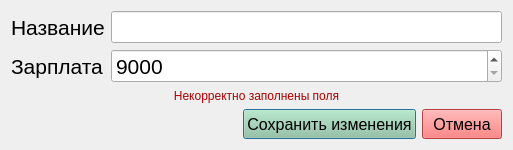
<?xml version="1.0" encoding="UTF-8"?>
<ui version="4.0">
 <class>PositionInfoDialog</class>
 <widget class="QDialog" name="PositionInfoDialog">
  <property name="geometry">
   <rect>
    <x>0</x>
    <y>0</y>
    <width>513</width>
    <height>150</height>
   </rect>
  </property>
  <property name="windowTitle">
   <string>Dialog</string>
  </property>
  <layout class="QGridLayout" name="gridLayout">
   <item row="2" column="1">
    <widget class="QSpinBox" name="salary_spinBox">
     <property name="minimumSize">
      <size>
       <width>0</width>
       <height>30</height>
      </size>
     </property>
     <property name="font">
      <font>
       <pointsize>16</pointsize>
      </font>
     </property>
     <property name="minimum">
      <number>9000</number>
     </property>
     <property name="maximum">
      <number>1000000000</number>
     </property>
    </widget>
   </item>
   <item row="0" column="0">
    <widget class="QLabel" name="title_label">
     <property name="minimumSize">
      <size>
       <width>0</width>
       <height>30</height>
      </size>
     </property>
     <property name="font">
      <font>
       <pointsize>16</pointsize>
      </font>
     </property>
     <property name="text">
      <string>Название</string>
     </property>
    </widget>
   </item>
   <item row="2" column="0">
    <widget class="QLabel" name="salary_label">
     <property name="minimumSize">
      <size>
       <width>0</width>
       <height>30</height>
      </size>
     </property>
     <property name="font">
      <font>
       <pointsize>16</pointsize>
      </font>
     </property>
     <property name="text">
      <string>Зарплата</string>
     </property>
    </widget>
   </item>
   <item row="0" column="1">
    <widget class="QLineEdit" name="title_lineEdit">
     <property name="minimumSize">
      <size>
       <width>0</width>
       <height>30</height>
      </size>
     </property>
     <property name="font">
      <font>
       <pointsize>16</pointsize>
      </font>
     </property>
    </widget>
   </item>
   <item row="4" column="0" colspan="2">
    <layout class="QHBoxLayout" name="horizontalLayout">
     <item>
      <spacer name="horizontalSpacer">
       <property name="orientation">
        <enum>Qt::Horizontal</enum>
       </property>
       <property name="sizeHint" stdset="0">
        <size>
         <width>40</width>
         <height>20</height>
        </size>
       </property>
      </spacer>
     </item>
     <item>
      <widget class="QPushButton" name="save_pushButton">
       <property name="minimumSize">
        <size>
         <width>0</width>
         <height>30</height>
        </size>
       </property>
       <property name="palette">
        <palette>
         <active>
          <colorrole role="WindowText">
           <brush brushstyle="SolidPattern">
            <color alpha="255">
             <red>0</red>
             <green>0</green>
             <blue>0</blue>
            </color>
           </brush>
          </colorrole>
          <colorrole role="Button">
           <brush brushstyle="SolidPattern">
            <color alpha="255">
             <red>153</red>
             <green>201</green>
             <blue>158</blue>
            </color>
           </brush>
          </colorrole>
          <colorrole role="Light">
           <brush brushstyle="SolidPattern">
            <color alpha="255">
             <red>241</red>
             <green>255</green>
             <blue>243</blue>
            </color>
           </brush>
          </colorrole>
          <colorrole role="Midlight">
           <brush brushstyle="SolidPattern">
            <color alpha="255">
             <red>197</red>
             <green>228</green>
             <blue>200</blue>
            </color>
           </brush>
          </colorrole>
          <colorrole role="Dark">
           <brush brushstyle="SolidPattern">
            <color alpha="255">
             <red>76</red>
             <green>100</green>
             <blue>79</blue>
            </color>
           </brush>
          </colorrole>
          <colorrole role="Mid">
           <brush brushstyle="SolidPattern">
            <color alpha="255">
             <red>102</red>
             <green>134</green>
             <blue>105</blue>
            </color>
           </brush>
          </colorrole>
          <colorrole role="Text">
           <brush brushstyle="SolidPattern">
            <color alpha="255">
             <red>0</red>
             <green>0</green>
             <blue>0</blue>
            </color>
           </brush>
          </colorrole>
          <colorrole role="BrightText">
           <brush brushstyle="SolidPattern">
            <color alpha="255">
             <red>255</red>
             <green>255</green>
             <blue>255</blue>
            </color>
           </brush>
          </colorrole>
          <colorrole role="ButtonText">
           <brush brushstyle="SolidPattern">
            <color alpha="255">
             <red>0</red>
             <green>0</green>
             <blue>0</blue>
            </color>
           </brush>
          </colorrole>
          <colorrole role="Base">
           <brush brushstyle="SolidPattern">
            <color alpha="255">
             <red>255</red>
             <green>255</green>
             <blue>255</blue>
            </color>
           </brush>
          </colorrole>
          <colorrole role="Window">
           <brush brushstyle="SolidPattern">
            <color alpha="255">
             <red>153</red>
             <green>201</green>
             <blue>158</blue>
            </color>
           </brush>
          </colorrole>
          <colorrole role="Shadow">
           <brush brushstyle="SolidPattern">
            <color alpha="255">
             <red>0</red>
             <green>0</green>
             <blue>0</blue>
            </color>
           </brush>
          </colorrole>
          <colorrole role="AlternateBase">
           <brush brushstyle="SolidPattern">
            <color alpha="255">
             <red>204</red>
             <green>228</green>
             <blue>206</blue>
            </color>
           </brush>
          </colorrole>
          <colorrole role="ToolTipBase">
           <brush brushstyle="SolidPattern">
            <color alpha="255">
             <red>255</red>
             <green>255</green>
             <blue>220</blue>
            </color>
           </brush>
          </colorrole>
          <colorrole role="ToolTipText">
           <brush brushstyle="SolidPattern">
            <color alpha="255">
             <red>0</red>
             <green>0</green>
             <blue>0</blue>
            </color>
           </brush>
          </colorrole>
          <colorrole role="PlaceholderText">
           <brush brushstyle="SolidPattern">
            <color alpha="128">
             <red>0</red>
             <green>0</green>
             <blue>0</blue>
            </color>
           </brush>
          </colorrole>
         </active>
         <inactive>
          <colorrole role="WindowText">
           <brush brushstyle="SolidPattern">
            <color alpha="255">
             <red>0</red>
             <green>0</green>
             <blue>0</blue>
            </color>
           </brush>
          </colorrole>
          <colorrole role="Button">
           <brush brushstyle="SolidPattern">
            <color alpha="255">
             <red>153</red>
             <green>201</green>
             <blue>158</blue>
            </color>
           </brush>
          </colorrole>
          <colorrole role="Light">
           <brush brushstyle="SolidPattern">
            <color alpha="255">
             <red>241</red>
             <green>255</green>
             <blue>243</blue>
            </color>
           </brush>
          </colorrole>
          <colorrole role="Midlight">
           <brush brushstyle="SolidPattern">
            <color alpha="255">
             <red>197</red>
             <green>228</green>
             <blue>200</blue>
            </color>
           </brush>
          </colorrole>
          <colorrole role="Dark">
           <brush brushstyle="SolidPattern">
            <color alpha="255">
             <red>76</red>
             <green>100</green>
             <blue>79</blue>
            </color>
           </brush>
          </colorrole>
          <colorrole role="Mid">
           <brush brushstyle="SolidPattern">
            <color alpha="255">
             <red>102</red>
             <green>134</green>
             <blue>105</blue>
            </color>
           </brush>
          </colorrole>
          <colorrole role="Text">
           <brush brushstyle="SolidPattern">
            <color alpha="255">
             <red>0</red>
             <green>0</green>
             <blue>0</blue>
            </color>
           </brush>
          </colorrole>
          <colorrole role="BrightText">
           <brush brushstyle="SolidPattern">
            <color alpha="255">
             <red>255</red>
             <green>255</green>
             <blue>255</blue>
            </color>
           </brush>
          </colorrole>
          <colorrole role="ButtonText">
           <brush brushstyle="SolidPattern">
            <color alpha="255">
             <red>0</red>
             <green>0</green>
             <blue>0</blue>
            </color>
           </brush>
          </colorrole>
          <colorrole role="Base">
           <brush brushstyle="SolidPattern">
            <color alpha="255">
             <red>255</red>
             <green>255</green>
             <blue>255</blue>
            </color>
           </brush>
          </colorrole>
          <colorrole role="Window">
           <brush brushstyle="SolidPattern">
            <color alpha="255">
             <red>153</red>
             <green>201</green>
             <blue>158</blue>
            </color>
           </brush>
          </colorrole>
          <colorrole role="Shadow">
           <brush brushstyle="SolidPattern">
            <color alpha="255">
             <red>0</red>
             <green>0</green>
             <blue>0</blue>
            </color>
           </brush>
          </colorrole>
          <colorrole role="AlternateBase">
           <brush brushstyle="SolidPattern">
            <color alpha="255">
             <red>204</red>
             <green>228</green>
             <blue>206</blue>
            </color>
           </brush>
          </colorrole>
          <colorrole role="ToolTipBase">
           <brush brushstyle="SolidPattern">
            <color alpha="255">
             <red>255</red>
             <green>255</green>
             <blue>220</blue>
            </color>
           </brush>
          </colorrole>
          <colorrole role="ToolTipText">
           <brush brushstyle="SolidPattern">
            <color alpha="255">
             <red>0</red>
             <green>0</green>
             <blue>0</blue>
            </color>
           </brush>
          </colorrole>
          <colorrole role="PlaceholderText">
           <brush brushstyle="SolidPattern">
            <color alpha="128">
             <red>0</red>
             <green>0</green>
             <blue>0</blue>
            </color>
           </brush>
          </colorrole>
         </inactive>
         <disabled>
          <colorrole role="WindowText">
           <brush brushstyle="SolidPattern">
            <color alpha="255">
             <red>76</red>
             <green>100</green>
             <blue>79</blue>
            </color>
           </brush>
          </colorrole>
          <colorrole role="Button">
           <brush brushstyle="SolidPattern">
            <color alpha="255">
             <red>153</red>
             <green>201</green>
             <blue>158</blue>
            </color>
           </brush>
          </colorrole>
          <colorrole role="Light">
           <brush brushstyle="SolidPattern">
            <color alpha="255">
             <red>241</red>
             <green>255</green>
             <blue>243</blue>
            </color>
           </brush>
          </colorrole>
          <colorrole role="Midlight">
           <brush brushstyle="SolidPattern">
            <color alpha="255">
             <red>197</red>
             <green>228</green>
             <blue>200</blue>
            </color>
           </brush>
          </colorrole>
          <colorrole role="Dark">
           <brush brushstyle="SolidPattern">
            <color alpha="255">
             <red>76</red>
             <green>100</green>
             <blue>79</blue>
            </color>
           </brush>
          </colorrole>
          <colorrole role="Mid">
           <brush brushstyle="SolidPattern">
            <color alpha="255">
             <red>102</red>
             <green>134</green>
             <blue>105</blue>
            </color>
           </brush>
          </colorrole>
          <colorrole role="Text">
           <brush brushstyle="SolidPattern">
            <color alpha="255">
             <red>76</red>
             <green>100</green>
             <blue>79</blue>
            </color>
           </brush>
          </colorrole>
          <colorrole role="BrightText">
           <brush brushstyle="SolidPattern">
            <color alpha="255">
             <red>255</red>
             <green>255</green>
             <blue>255</blue>
            </color>
           </brush>
          </colorrole>
          <colorrole role="ButtonText">
           <brush brushstyle="SolidPattern">
            <color alpha="255">
             <red>76</red>
             <green>100</green>
             <blue>79</blue>
            </color>
           </brush>
          </colorrole>
          <colorrole role="Base">
           <brush brushstyle="SolidPattern">
            <color alpha="255">
             <red>153</red>
             <green>201</green>
             <blue>158</blue>
            </color>
           </brush>
          </colorrole>
          <colorrole role="Window">
           <brush brushstyle="SolidPattern">
            <color alpha="255">
             <red>153</red>
             <green>201</green>
             <blue>158</blue>
            </color>
           </brush>
          </colorrole>
          <colorrole role="Shadow">
           <brush brushstyle="SolidPattern">
            <color alpha="255">
             <red>0</red>
             <green>0</green>
             <blue>0</blue>
            </color>
           </brush>
          </colorrole>
          <colorrole role="AlternateBase">
           <brush brushstyle="SolidPattern">
            <color alpha="255">
             <red>153</red>
             <green>201</green>
             <blue>158</blue>
            </color>
           </brush>
          </colorrole>
          <colorrole role="ToolTipBase">
           <brush brushstyle="SolidPattern">
            <color alpha="255">
             <red>255</red>
             <green>255</green>
             <blue>220</blue>
            </color>
           </brush>
          </colorrole>
          <colorrole role="ToolTipText">
           <brush brushstyle="SolidPattern">
            <color alpha="255">
             <red>0</red>
             <green>0</green>
             <blue>0</blue>
            </color>
           </brush>
          </colorrole>
          <colorrole role="PlaceholderText">
           <brush brushstyle="SolidPattern">
            <color alpha="128">
             <red>0</red>
             <green>0</green>
             <blue>0</blue>
            </color>
           </brush>
          </colorrole>
         </disabled>
        </palette>
       </property>
       <property name="font">
        <font>
         <pointsize>12</pointsize>
        </font>
       </property>
       <property name="text">
        <string>Сохранить изменения</string>
       </property>
      </widget>
     </item>
     <item>
      <widget class="QPushButton" name="cancel_pushButton">
       <property name="minimumSize">
        <size>
         <width>0</width>
         <height>30</height>
        </size>
       </property>
       <property name="palette">
        <palette>
         <active>
          <colorrole role="WindowText">
           <brush brushstyle="SolidPattern">
            <color alpha="255">
             <red>0</red>
             <green>0</green>
             <blue>0</blue>
            </color>
           </brush>
          </colorrole>
          <colorrole role="Button">
           <brush brushstyle="SolidPattern">
            <color alpha="255">
             <red>255</red>
             <green>88</green>
             <blue>88</blue>
            </color>
           </brush>
          </colorrole>
          <colorrole role="Light">
           <brush brushstyle="SolidPattern">
            <color alpha="255">
             <red>255</red>
             <green>216</green>
             <blue>216</blue>
            </color>
           </brush>
          </colorrole>
          <colorrole role="Midlight">
           <brush brushstyle="SolidPattern">
            <color alpha="255">
             <red>255</red>
             <green>152</green>
             <blue>152</blue>
            </color>
           </brush>
          </colorrole>
          <colorrole role="Dark">
           <brush brushstyle="SolidPattern">
            <color alpha="255">
             <red>127</red>
             <green>44</green>
             <blue>44</blue>
            </color>
           </brush>
          </colorrole>
          <colorrole role="Mid">
           <brush brushstyle="SolidPattern">
            <color alpha="255">
             <red>170</red>
             <green>58</green>
             <blue>58</blue>
            </color>
           </brush>
          </colorrole>
          <colorrole role="Text">
           <brush brushstyle="SolidPattern">
            <color alpha="255">
             <red>0</red>
             <green>0</green>
             <blue>0</blue>
            </color>
           </brush>
          </colorrole>
          <colorrole role="BrightText">
           <brush brushstyle="SolidPattern">
            <color alpha="255">
             <red>255</red>
             <green>255</green>
             <blue>255</blue>
            </color>
           </brush>
          </colorrole>
          <colorrole role="ButtonText">
           <brush brushstyle="SolidPattern">
            <color alpha="255">
             <red>0</red>
             <green>0</green>
             <blue>0</blue>
            </color>
           </brush>
          </colorrole>
          <colorrole role="Base">
           <brush brushstyle="SolidPattern">
            <color alpha="255">
             <red>255</red>
             <green>255</green>
             <blue>255</blue>
            </color>
           </brush>
          </colorrole>
          <colorrole role="Window">
           <brush brushstyle="SolidPattern">
            <color alpha="255">
             <red>255</red>
             <green>88</green>
             <blue>88</blue>
            </color>
           </brush>
          </colorrole>
          <colorrole role="Shadow">
           <brush brushstyle="SolidPattern">
            <color alpha="255">
             <red>0</red>
             <green>0</green>
             <blue>0</blue>
            </color>
           </brush>
          </colorrole>
          <colorrole role="AlternateBase">
           <brush brushstyle="SolidPattern">
            <color alpha="255">
             <red>255</red>
             <green>171</green>
             <blue>171</blue>
            </color>
           </brush>
          </colorrole>
          <colorrole role="ToolTipBase">
           <brush brushstyle="SolidPattern">
            <color alpha="255">
             <red>255</red>
             <green>255</green>
             <blue>220</blue>
            </color>
           </brush>
          </colorrole>
          <colorrole role="ToolTipText">
           <brush brushstyle="SolidPattern">
            <color alpha="255">
             <red>0</red>
             <green>0</green>
             <blue>0</blue>
            </color>
           </brush>
          </colorrole>
          <colorrole role="PlaceholderText">
           <brush brushstyle="SolidPattern">
            <color alpha="128">
             <red>0</red>
             <green>0</green>
             <blue>0</blue>
            </color>
           </brush>
          </colorrole>
         </active>
         <inactive>
          <colorrole role="WindowText">
           <brush brushstyle="SolidPattern">
            <color alpha="255">
             <red>0</red>
             <green>0</green>
             <blue>0</blue>
            </color>
           </brush>
          </colorrole>
          <colorrole role="Button">
           <brush brushstyle="SolidPattern">
            <color alpha="255">
             <red>255</red>
             <green>88</green>
             <blue>88</blue>
            </color>
           </brush>
          </colorrole>
          <colorrole role="Light">
           <brush brushstyle="SolidPattern">
            <color alpha="255">
             <red>255</red>
             <green>216</green>
             <blue>216</blue>
            </color>
           </brush>
          </colorrole>
          <colorrole role="Midlight">
           <brush brushstyle="SolidPattern">
            <color alpha="255">
             <red>255</red>
             <green>152</green>
             <blue>152</blue>
            </color>
           </brush>
          </colorrole>
          <colorrole role="Dark">
           <brush brushstyle="SolidPattern">
            <color alpha="255">
             <red>127</red>
             <green>44</green>
             <blue>44</blue>
            </color>
           </brush>
          </colorrole>
          <colorrole role="Mid">
           <brush brushstyle="SolidPattern">
            <color alpha="255">
             <red>170</red>
             <green>58</green>
             <blue>58</blue>
            </color>
           </brush>
          </colorrole>
          <colorrole role="Text">
           <brush brushstyle="SolidPattern">
            <color alpha="255">
             <red>0</red>
             <green>0</green>
             <blue>0</blue>
            </color>
           </brush>
          </colorrole>
          <colorrole role="BrightText">
           <brush brushstyle="SolidPattern">
            <color alpha="255">
             <red>255</red>
             <green>255</green>
             <blue>255</blue>
            </color>
           </brush>
          </colorrole>
          <colorrole role="ButtonText">
           <brush brushstyle="SolidPattern">
            <color alpha="255">
             <red>0</red>
             <green>0</green>
             <blue>0</blue>
            </color>
           </brush>
          </colorrole>
          <colorrole role="Base">
           <brush brushstyle="SolidPattern">
            <color alpha="255">
             <red>255</red>
             <green>255</green>
             <blue>255</blue>
            </color>
           </brush>
          </colorrole>
          <colorrole role="Window">
           <brush brushstyle="SolidPattern">
            <color alpha="255">
             <red>255</red>
             <green>88</green>
             <blue>88</blue>
            </color>
           </brush>
          </colorrole>
          <colorrole role="Shadow">
           <brush brushstyle="SolidPattern">
            <color alpha="255">
             <red>0</red>
             <green>0</green>
             <blue>0</blue>
            </color>
           </brush>
          </colorrole>
          <colorrole role="AlternateBase">
           <brush brushstyle="SolidPattern">
            <color alpha="255">
             <red>255</red>
             <green>171</green>
             <blue>171</blue>
            </color>
           </brush>
          </colorrole>
          <colorrole role="ToolTipBase">
           <brush brushstyle="SolidPattern">
            <color alpha="255">
             <red>255</red>
             <green>255</green>
             <blue>220</blue>
            </color>
           </brush>
          </colorrole>
          <colorrole role="ToolTipText">
           <brush brushstyle="SolidPattern">
            <color alpha="255">
             <red>0</red>
             <green>0</green>
             <blue>0</blue>
            </color>
           </brush>
          </colorrole>
          <colorrole role="PlaceholderText">
           <brush brushstyle="SolidPattern">
            <color alpha="128">
             <red>0</red>
             <green>0</green>
             <blue>0</blue>
            </color>
           </brush>
          </colorrole>
         </inactive>
         <disabled>
          <colorrole role="WindowText">
           <brush brushstyle="SolidPattern">
            <color alpha="255">
             <red>127</red>
             <green>44</green>
             <blue>44</blue>
            </color>
           </brush>
          </colorrole>
          <colorrole role="Button">
           <brush brushstyle="SolidPattern">
            <color alpha="255">
             <red>255</red>
             <green>88</green>
             <blue>88</blue>
            </color>
           </brush>
          </colorrole>
          <colorrole role="Light">
           <brush brushstyle="SolidPattern">
            <color alpha="255">
             <red>255</red>
             <green>216</green>
             <blue>216</blue>
            </color>
           </brush>
          </colorrole>
          <colorrole role="Midlight">
           <brush brushstyle="SolidPattern">
            <color alpha="255">
             <red>255</red>
             <green>152</green>
             <blue>152</blue>
            </color>
           </brush>
          </colorrole>
          <colorrole role="Dark">
           <brush brushstyle="SolidPattern">
            <color alpha="255">
             <red>127</red>
             <green>44</green>
             <blue>44</blue>
            </color>
           </brush>
          </colorrole>
          <colorrole role="Mid">
           <brush brushstyle="SolidPattern">
            <color alpha="255">
             <red>170</red>
             <green>58</green>
             <blue>58</blue>
            </color>
           </brush>
          </colorrole>
          <colorrole role="Text">
           <brush brushstyle="SolidPattern">
            <color alpha="255">
             <red>127</red>
             <green>44</green>
             <blue>44</blue>
            </color>
           </brush>
          </colorrole>
          <colorrole role="BrightText">
           <brush brushstyle="SolidPattern">
            <color alpha="255">
             <red>255</red>
             <green>255</green>
             <blue>255</blue>
            </color>
           </brush>
          </colorrole>
          <colorrole role="ButtonText">
           <brush brushstyle="SolidPattern">
            <color alpha="255">
             <red>127</red>
             <green>44</green>
             <blue>44</blue>
            </color>
           </brush>
          </colorrole>
          <colorrole role="Base">
           <brush brushstyle="SolidPattern">
            <color alpha="255">
             <red>255</red>
             <green>88</green>
             <blue>88</blue>
            </color>
           </brush>
          </colorrole>
          <colorrole role="Window">
           <brush brushstyle="SolidPattern">
            <color alpha="255">
             <red>255</red>
             <green>88</green>
             <blue>88</blue>
            </color>
           </brush>
          </colorrole>
          <colorrole role="Shadow">
           <brush brushstyle="SolidPattern">
            <color alpha="255">
             <red>0</red>
             <green>0</green>
             <blue>0</blue>
            </color>
           </brush>
          </colorrole>
          <colorrole role="AlternateBase">
           <brush brushstyle="SolidPattern">
            <color alpha="255">
             <red>255</red>
             <green>88</green>
             <blue>88</blue>
            </color>
           </brush>
          </colorrole>
          <colorrole role="ToolTipBase">
           <brush brushstyle="SolidPattern">
            <color alpha="255">
             <red>255</red>
             <green>255</green>
             <blue>220</blue>
            </color>
           </brush>
          </colorrole>
          <colorrole role="ToolTipText">
           <brush brushstyle="SolidPattern">
            <color alpha="255">
             <red>0</red>
             <green>0</green>
             <blue>0</blue>
            </color>
           </brush>
          </colorrole>
          <colorrole role="PlaceholderText">
           <brush brushstyle="SolidPattern">
            <color alpha="128">
             <red>0</red>
             <green>0</green>
             <blue>0</blue>
            </color>
           </brush>
          </colorrole>
         </disabled>
        </palette>
       </property>
       <property name="font">
        <font>
         <pointsize>12</pointsize>
        </font>
       </property>
       <property name="text">
        <string>Отмена</string>
       </property>
      </widget>
     </item>
    </layout>
   </item>
   <item row="3" column="0" colspan="2">
    <widget class="QLabel" name="error_label">
     <property name="styleSheet">
      <string notr="true">QLabel
{
	color: rgb(170, 0, 0)
}</string>
     </property>
     <property name="text">
      <string>Некорректно заполнены поля</string>
     </property>
     <property name="alignment">
      <set>Qt::AlignCenter</set>
     </property>
    </widget>
   </item>
  </layout>
 </widget>
 <tabstops>
  <tabstop>title_lineEdit</tabstop>
  <tabstop>salary_spinBox</tabstop>
  <tabstop>save_pushButton</tabstop>
  <tabstop>cancel_pushButton</tabstop>
 </tabstops>
 <resources/>
 <connections/>
</ui>
